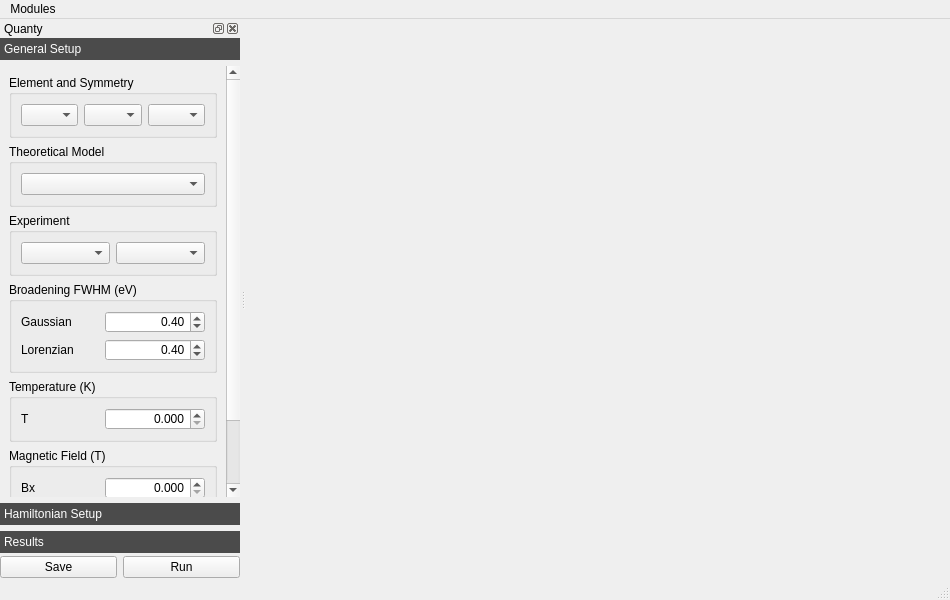
<?xml version="1.0" encoding="UTF-8"?>
<ui version="4.0">
 <class>MainWindow</class>
 <widget class="QMainWindow" name="MainWindow">
  <property name="geometry">
   <rect>
    <x>0</x>
    <y>0</y>
    <width>950</width>
    <height>600</height>
   </rect>
  </property>
  <property name="windowTitle">
   <string>MainWindow</string>
  </property>
  <property name="styleSheet">
   <string notr="true">QToolBox::tab {
    background-color: rgb(75, 75, 75);
    color: white;
}

QListView {
   background-color: rgba(255, 255, 255, 255); 
}
</string>
  </property>
  <widget class="QWidget" name="centralWidget">
   <layout class="QVBoxLayout" name="verticalLayout_4">
    <item>
     <layout class="QVBoxLayout" name="plotWidgetLayout">
      <item>
       <widget class="PlotWidget" name="plotWidget" native="true">
        <property name="minimumSize">
         <size>
          <width>455</width>
          <height>400</height>
         </size>
        </property>
       </widget>
      </item>
     </layout>
    </item>
   </layout>
  </widget>
  <widget class="QMenuBar" name="menubar">
   <property name="geometry">
    <rect>
     <x>0</x>
     <y>0</y>
     <width>950</width>
     <height>22</height>
    </rect>
   </property>
   <widget class="QMenu" name="menuModules">
    <property name="title">
     <string>Modules</string>
    </property>
    <widget class="QMenu" name="menuQuanty">
     <property name="title">
      <string>Quanty</string>
     </property>
     <addaction name="actionSetPath"/>
     <addaction name="separator"/>
     <addaction name="actionSave"/>
     <addaction name="actionSaveAs"/>
     <addaction name="separator"/>
     <addaction name="actionRun"/>
    </widget>
    <addaction name="menuQuanty"/>
   </widget>
   <addaction name="menuModules"/>
  </widget>
  <widget class="QDockWidget" name="quantyDockWidget">
   <property name="minimumSize">
    <size>
     <width>240</width>
     <height>350</height>
    </size>
   </property>
   <property name="features">
    <set>QDockWidget::AllDockWidgetFeatures</set>
   </property>
   <property name="allowedAreas">
    <set>Qt::AllDockWidgetAreas</set>
   </property>
   <property name="windowTitle">
    <string>Quanty</string>
   </property>
   <attribute name="dockWidgetArea">
    <number>1</number>
   </attribute>
   <widget class="QWidget" name="quantyDockWidgetContents">
    <layout class="QVBoxLayout" name="_5">
     <property name="spacing">
      <number>3</number>
     </property>
     <property name="leftMargin">
      <number>0</number>
     </property>
     <property name="topMargin">
      <number>0</number>
     </property>
     <property name="rightMargin">
      <number>0</number>
     </property>
     <property name="bottomMargin">
      <number>0</number>
     </property>
     <item>
      <widget class="QToolBox" name="quantyToolBox">
       <widget class="QWidget" name="generalSetupPage">
        <property name="geometry">
         <rect>
          <x>0</x>
          <y>0</y>
          <width>225</width>
          <height>567</height>
         </rect>
        </property>
        <attribute name="label">
         <string>General Setup</string>
        </attribute>
        <layout class="QVBoxLayout" name="_2">
         <item>
          <widget class="QGroupBox" name="elementAndSymmetryGroupBox">
           <property name="title">
            <string>Element and Symmetry</string>
           </property>
           <layout class="QHBoxLayout" name="horizontalLayout_3">
            <item>
             <widget class="ComboBox" name="elementComboBox">
              <property name="sizePolicy">
               <sizepolicy hsizetype="Ignored" vsizetype="Fixed">
                <horstretch>0</horstretch>
                <verstretch>0</verstretch>
               </sizepolicy>
              </property>
             </widget>
            </item>
            <item>
             <widget class="ComboBox" name="chargeComboBox">
              <property name="sizePolicy">
               <sizepolicy hsizetype="Ignored" vsizetype="Fixed">
                <horstretch>0</horstretch>
                <verstretch>0</verstretch>
               </sizepolicy>
              </property>
             </widget>
            </item>
            <item>
             <widget class="ComboBox" name="symmetryComboBox">
              <property name="sizePolicy">
               <sizepolicy hsizetype="Ignored" vsizetype="Fixed">
                <horstretch>0</horstretch>
                <verstretch>0</verstretch>
               </sizepolicy>
              </property>
             </widget>
            </item>
           </layout>
          </widget>
         </item>
         <item>
          <widget class="QGroupBox" name="theoreticalModelGroupBox">
           <property name="title">
            <string>Theoretical Model</string>
           </property>
           <layout class="QHBoxLayout" name="horizontalLayout_4">
            <item>
             <widget class="ComboBox" name="theoreticalModelComboBox">
              <property name="sizePolicy">
               <sizepolicy hsizetype="Ignored" vsizetype="Fixed">
                <horstretch>0</horstretch>
                <verstretch>0</verstretch>
               </sizepolicy>
              </property>
             </widget>
            </item>
           </layout>
          </widget>
         </item>
         <item>
          <widget class="QGroupBox" name="experimentGroupBox">
           <property name="title">
            <string>Experiment</string>
           </property>
           <layout class="QHBoxLayout" name="horizontalLayout">
            <item>
             <widget class="ComboBox" name="experimentComboBox">
              <property name="sizePolicy">
               <sizepolicy hsizetype="Ignored" vsizetype="Fixed">
                <horstretch>0</horstretch>
                <verstretch>0</verstretch>
               </sizepolicy>
              </property>
             </widget>
            </item>
            <item>
             <widget class="ComboBox" name="edgeComboBox">
              <property name="sizePolicy">
               <sizepolicy hsizetype="Ignored" vsizetype="Fixed">
                <horstretch>0</horstretch>
                <verstretch>0</verstretch>
               </sizepolicy>
              </property>
             </widget>
            </item>
           </layout>
          </widget>
         </item>
         <item>
          <widget class="QGroupBox" name="broadeningGroupBox">
           <property name="title">
            <string>Broadening FWHM (eV)</string>
           </property>
           <layout class="QVBoxLayout" name="_6">
            <item>
             <layout class="QHBoxLayout" name="broadeningGaussianHorizontalLayout">
              <item>
               <widget class="QLabel" name="broadeningGaussianLabel">
                <property name="text">
                 <string>Gaussian</string>
                </property>
               </widget>
              </item>
              <item>
               <widget class="QDoubleSpinBox" name="broadeningGaussianDoubleSpinBox">
                <property name="minimumSize">
                 <size>
                  <width>100</width>
                  <height>0</height>
                 </size>
                </property>
                <property name="alignment">
                 <set>Qt::AlignRight|Qt::AlignTrailing|Qt::AlignVCenter</set>
                </property>
                <property name="singleStep">
                 <double>0.100000000000000</double>
                </property>
                <property name="value">
                 <double>0.400000000000000</double>
                </property>
               </widget>
              </item>
             </layout>
            </item>
            <item>
             <layout class="QHBoxLayout" name="broadeningLorentzianHorizontalLayout">
              <item>
               <widget class="QLabel" name="broadeningLorentzianLabel">
                <property name="text">
                 <string>Lorenzian</string>
                </property>
               </widget>
              </item>
              <item>
               <widget class="QDoubleSpinBox" name="broadeningLorentzianDoubleSpinBox">
                <property name="minimumSize">
                 <size>
                  <width>100</width>
                  <height>0</height>
                 </size>
                </property>
                <property name="alignment">
                 <set>Qt::AlignRight|Qt::AlignTrailing|Qt::AlignVCenter</set>
                </property>
                <property name="minimum">
                 <double>0.200000000000000</double>
                </property>
                <property name="singleStep">
                 <double>0.100000000000000</double>
                </property>
                <property name="value">
                 <double>0.400000000000000</double>
                </property>
               </widget>
              </item>
             </layout>
            </item>
           </layout>
          </widget>
         </item>
         <item>
          <widget class="QGroupBox" name="temperatureGroupBox">
           <property name="title">
            <string>Temperature (K)</string>
           </property>
           <layout class="QHBoxLayout" name="horizontalLayout_2">
            <item>
             <layout class="QHBoxLayout" name="temperatureHorizontalLayout">
              <item>
               <widget class="QLabel" name="temperatureLabel">
                <property name="text">
                 <string>T</string>
                </property>
               </widget>
              </item>
              <item>
               <widget class="QDoubleSpinBox" name="temperatureDoubleSpinBox">
                <property name="minimumSize">
                 <size>
                  <width>100</width>
                  <height>0</height>
                 </size>
                </property>
                <property name="alignment">
                 <set>Qt::AlignRight|Qt::AlignTrailing|Qt::AlignVCenter</set>
                </property>
                <property name="decimals">
                 <number>3</number>
                </property>
                <property name="maximum">
                 <double>10000.000000000000000</double>
                </property>
                <property name="singleStep">
                 <double>0.100000000000000</double>
                </property>
               </widget>
              </item>
             </layout>
            </item>
           </layout>
          </widget>
         </item>
         <item>
          <widget class="QGroupBox" name="magneticFieldGroupBox">
           <property name="title">
            <string>Magnetic Field (T)</string>
           </property>
           <layout class="QVBoxLayout" name="verticalLayout_5">
            <item>
             <layout class="QHBoxLayout" name="magneticFieldXHorizontalLayout">
              <item>
               <widget class="QLabel" name="magneticFieldXLabel">
                <property name="text">
                 <string>Bx</string>
                </property>
               </widget>
              </item>
              <item>
               <widget class="QDoubleSpinBox" name="magneticFieldXDoubleSpinBox">
                <property name="minimumSize">
                 <size>
                  <width>100</width>
                  <height>0</height>
                 </size>
                </property>
                <property name="alignment">
                 <set>Qt::AlignRight|Qt::AlignTrailing|Qt::AlignVCenter</set>
                </property>
                <property name="decimals">
                 <number>3</number>
                </property>
                <property name="maximum">
                 <double>10000.000000000000000</double>
                </property>
               </widget>
              </item>
             </layout>
            </item>
            <item>
             <layout class="QHBoxLayout" name="magneticFieldYHorizontalLayout">
              <item>
               <widget class="QLabel" name="magneticFieldYLabel">
                <property name="text">
                 <string>By</string>
                </property>
               </widget>
              </item>
              <item>
               <widget class="QDoubleSpinBox" name="magneticFieldYDoubleSpinBox">
                <property name="minimumSize">
                 <size>
                  <width>100</width>
                  <height>0</height>
                 </size>
                </property>
                <property name="alignment">
                 <set>Qt::AlignRight|Qt::AlignTrailing|Qt::AlignVCenter</set>
                </property>
                <property name="decimals">
                 <number>3</number>
                </property>
                <property name="maximum">
                 <double>10000.000000000000000</double>
                </property>
               </widget>
              </item>
             </layout>
            </item>
            <item>
             <layout class="QHBoxLayout" name="magneticFieldZHorizontalLayout">
              <item>
               <widget class="QLabel" name="magneticFieldZlabel">
                <property name="text">
                 <string>Bz</string>
                </property>
               </widget>
              </item>
              <item>
               <widget class="QDoubleSpinBox" name="magneticFieldZDoubleSpinBox">
                <property name="minimumSize">
                 <size>
                  <width>100</width>
                  <height>0</height>
                 </size>
                </property>
                <property name="alignment">
                 <set>Qt::AlignRight|Qt::AlignTrailing|Qt::AlignVCenter</set>
                </property>
                <property name="decimals">
                 <number>3</number>
                </property>
                <property name="maximum">
                 <double>10000.000000000000000</double>
                </property>
               </widget>
              </item>
             </layout>
            </item>
           </layout>
          </widget>
         </item>
         <item>
          <spacer name="verticalSpacer">
           <property name="orientation">
            <enum>Qt::Vertical</enum>
           </property>
           <property name="sizeHint" stdset="0">
            <size>
             <width>20</width>
             <height>21</height>
            </size>
           </property>
          </spacer>
         </item>
        </layout>
        <zorder>elementAndSymmetryGroupBox</zorder>
        <zorder>experimentGroupBox</zorder>
        <zorder>theoreticalModelGroupBox</zorder>
        <zorder>temperatureGroupBox</zorder>
        <zorder>magneticFieldGroupBox</zorder>
        <zorder>broadeningGroupBox</zorder>
        <zorder>verticalSpacer</zorder>
       </widget>
       <widget class="QWidget" name="hamiltonianSetupPage">
        <property name="geometry">
         <rect>
          <x>0</x>
          <y>0</y>
          <width>280</width>
          <height>398</height>
         </rect>
        </property>
        <attribute name="label">
         <string>Hamiltonian Setup</string>
        </attribute>
        <layout class="QVBoxLayout" name="_3">
         <item>
          <widget class="QSplitter" name="splitter">
           <property name="sizePolicy">
            <sizepolicy hsizetype="Ignored" vsizetype="Expanding">
             <horstretch>0</horstretch>
             <verstretch>0</verstretch>
            </sizepolicy>
           </property>
           <property name="frameShadow">
            <enum>QFrame::Raised</enum>
           </property>
           <property name="orientation">
            <enum>Qt::Vertical</enum>
           </property>
           <widget class="QListView" name="hamiltonianTermsView">
            <property name="sizePolicy">
             <sizepolicy hsizetype="Preferred" vsizetype="Preferred">
              <horstretch>0</horstretch>
              <verstretch>0</verstretch>
             </sizepolicy>
            </property>
            <property name="maximumSize">
             <size>
              <width>16777215</width>
              <height>110</height>
             </size>
            </property>
            <property name="frameShape">
             <enum>QFrame::NoFrame</enum>
            </property>
            <property name="frameShadow">
             <enum>QFrame::Plain</enum>
            </property>
            <property name="lineWidth">
             <number>1</number>
            </property>
            <property name="alternatingRowColors">
             <bool>false</bool>
            </property>
           </widget>
           <widget class="TreeView" name="hamiltonianParametersView">
            <property name="sizePolicy">
             <sizepolicy hsizetype="Preferred" vsizetype="Preferred">
              <horstretch>0</horstretch>
              <verstretch>0</verstretch>
             </sizepolicy>
            </property>
            <property name="frameShape">
             <enum>QFrame::NoFrame</enum>
            </property>
           </widget>
          </widget>
         </item>
        </layout>
       </widget>
       <widget class="QWidget" name="resultsPage">
        <property name="geometry">
         <rect>
          <x>0</x>
          <y>0</y>
          <width>240</width>
          <height>398</height>
         </rect>
        </property>
        <attribute name="label">
         <string>Results</string>
        </attribute>
        <layout class="QVBoxLayout" name="_4">
         <item>
          <widget class="QListView" name="resultsView">
           <property name="sizePolicy">
            <sizepolicy hsizetype="Ignored" vsizetype="Preferred">
             <horstretch>0</horstretch>
             <verstretch>0</verstretch>
            </sizepolicy>
           </property>
          </widget>
         </item>
        </layout>
       </widget>
      </widget>
     </item>
     <item>
      <layout class="QHBoxLayout" name="buttonsLayout">
       <property name="spacing">
        <number>6</number>
       </property>
       <item>
        <widget class="QPushButton" name="savePushButton">
         <property name="toolTip">
          <string>Save a Quanty input file</string>
         </property>
         <property name="text">
          <string>Save</string>
         </property>
         <property name="icon">
          <iconset>
           <normalon>icons/save.svg</normalon>
          </iconset>
         </property>
        </widget>
       </item>
       <item>
        <widget class="QPushButton" name="runPushButton">
         <property name="toolTip">
          <string>Run Quanty</string>
         </property>
         <property name="text">
          <string>Run</string>
         </property>
         <property name="icon">
          <iconset>
           <normalon>icons/play.svg</normalon>
          </iconset>
         </property>
         <property name="checkable">
          <bool>false</bool>
         </property>
        </widget>
       </item>
      </layout>
     </item>
    </layout>
   </widget>
  </widget>
  <widget class="QStatusBar" name="statusbar"/>
  <action name="actionSave">
   <property name="icon">
    <iconset>
     <normaloff>icons/save.svg</normaloff>icons/save.svg</iconset>
   </property>
   <property name="text">
    <string>Save</string>
   </property>
   <property name="toolTip">
    <string>Save</string>
   </property>
  </action>
  <action name="actionRun">
   <property name="icon">
    <iconset>
     <normaloff>icons/play.svg</normaloff>icons/play.svg</iconset>
   </property>
   <property name="text">
    <string>Run</string>
   </property>
  </action>
  <action name="actionSetPath">
   <property name="text">
    <string>Set Path...</string>
   </property>
  </action>
  <action name="actionSaveAs">
   <property name="text">
    <string>Save As...</string>
   </property>
  </action>
 </widget>
 <customwidgets>
  <customwidget>
   <class>TreeView</class>
   <extends>QTreeView</extends>
   <header>.views.treeview</header>
  </customwidget>
  <customwidget>
   <class>ComboBox</class>
   <extends>QComboBox</extends>
   <header>.widgets.combobox</header>
  </customwidget>
  <customwidget>
   <class>PlotWidget</class>
   <extends>QWidget</extends>
   <header>.widgets.plotwidget</header>
   <container>1</container>
  </customwidget>
 </customwidgets>
 <resources/>
 <connections/>
</ui>
